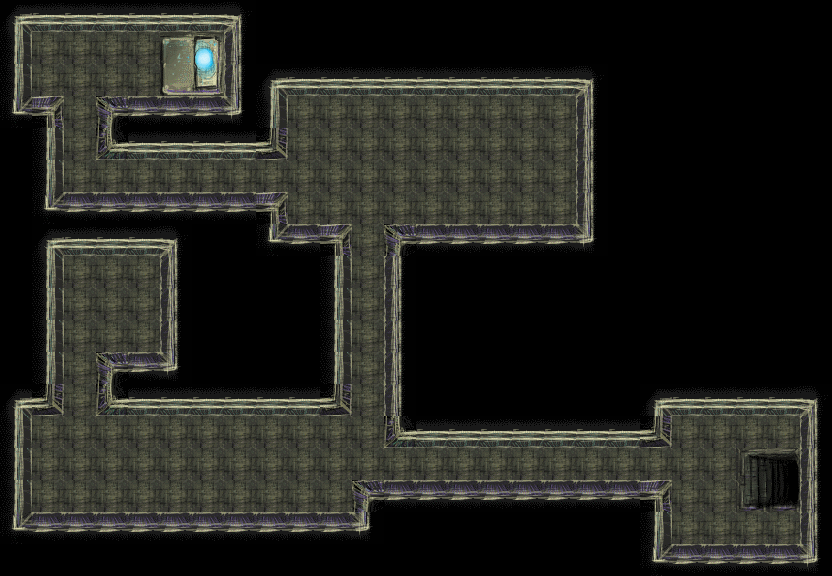

A 2D game scene composited from a Tiled map and its tileset images. What follows is a short description and the map's XML, with each tile layer's data collapsed to a summary:
An orthogonal 26x18 tile map with 32x32 px tiles, 2 tile layers (Tile Layer 1, cosmetic tiles) and 5 objects (WayDown, Start, what does this do?, SpawnArea, Shop).

<map version="1.10" tiledversion="1.10.2" orientation="orthogonal" renderorder="right-down" width="26" height="18" tilewidth="32" tileheight="32" infinite="0" nextlayerid="5" nextobjectid="6">
 <tileset firstgid="1" name="custom_dungeon" tilewidth="32" tileheight="32" spacing="1" margin="1" tilecount="144" columns="8">
  <image source="custom_floortiles_spacing.png" width="265" height="597" />
  <tile id="9" type="walkable" />
  <tile id="36" type="walkable" />
  <tile id="38" type="walkable" />
  <tile id="39" type="walkable" />
  <tile id="44" type="walkable" />
  <tile id="46" type="walkable" />
  <tile id="47" type="walkable" />
  <tile id="54" type="walkable" />
  <tile id="55" type="walkable" />
  <tile id="62" type="walkable" />
  <tile id="63" type="walkable" />
 </tileset>
 <layer id="1" name="Tile Layer 1" width="26" height="18">
  <data>[468 cells, 277 non-empty, 15 distinct tile ids]</data>
 </layer>
 <layer id="2" name="cosmetic tiles" width="26" height="18">
  <data>[468 cells, 6 non-empty, 6 distinct tile ids]</data>
 </layer>
 <objectgroup id="3" name="Object Layer 1">
  <object id="1" name="WayDown" x="736" y="438" width="68" height="84" />
  <object id="2" name="Start" x="44" y="45" width="39" height="41" />
  <object id="3" name="SpawnArea" type="what does this do?" x="278" y="128" width="288" height="57">
   <properties>
    <property name="Count" value="10" />
    <property name="Types" value="spider, goblin, colossus" />
   </properties>
  </object>
  <object id="4" name="SpawnArea" x="53" y="434" width="286" height="64" />
  <object id="5" name="Shop" x="132" y="33" width="91" height="62" />
 </objectgroup>
 <objectgroup id="4" name="Object Layer 2" />
</map>
